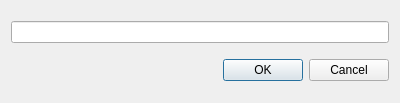
<?xml version="1.0" encoding="UTF-8"?>
<ui version="4.0">
 <class>Dialog</class>
 <widget class="QDialog" name="Dialog">
  <property name="geometry">
   <rect>
    <x>0</x>
    <y>0</y>
    <width>400</width>
    <height>103</height>
   </rect>
  </property>
  <property name="windowTitle">
   <string>Notizen</string>
  </property>
  <layout class="QVBoxLayout" name="verticalLayout">
   <item>
    <widget class="QLineEdit" name="textline"/>
   </item>
   <item>
    <widget class="QDialogButtonBox" name="buttonBox">
     <property name="orientation">
      <enum>Qt::Horizontal</enum>
     </property>
     <property name="standardButtons">
      <set>QDialogButtonBox::Cancel|QDialogButtonBox::Ok</set>
     </property>
    </widget>
   </item>
  </layout>
 </widget>
 <resources/>
 <connections>
  <connection>
   <sender>buttonBox</sender>
   <signal>accepted()</signal>
   <receiver>Dialog</receiver>
   <slot>accept()</slot>
   <hints>
    <hint type="sourcelabel">
     <x>248</x>
     <y>254</y>
    </hint>
    <hint type="destinationlabel">
     <x>157</x>
     <y>274</y>
    </hint>
   </hints>
  </connection>
  <connection>
   <sender>buttonBox</sender>
   <signal>rejected()</signal>
   <receiver>Dialog</receiver>
   <slot>reject()</slot>
   <hints>
    <hint type="sourcelabel">
     <x>316</x>
     <y>260</y>
    </hint>
    <hint type="destinationlabel">
     <x>286</x>
     <y>274</y>
    </hint>
   </hints>
  </connection>
 </connections>
</ui>
